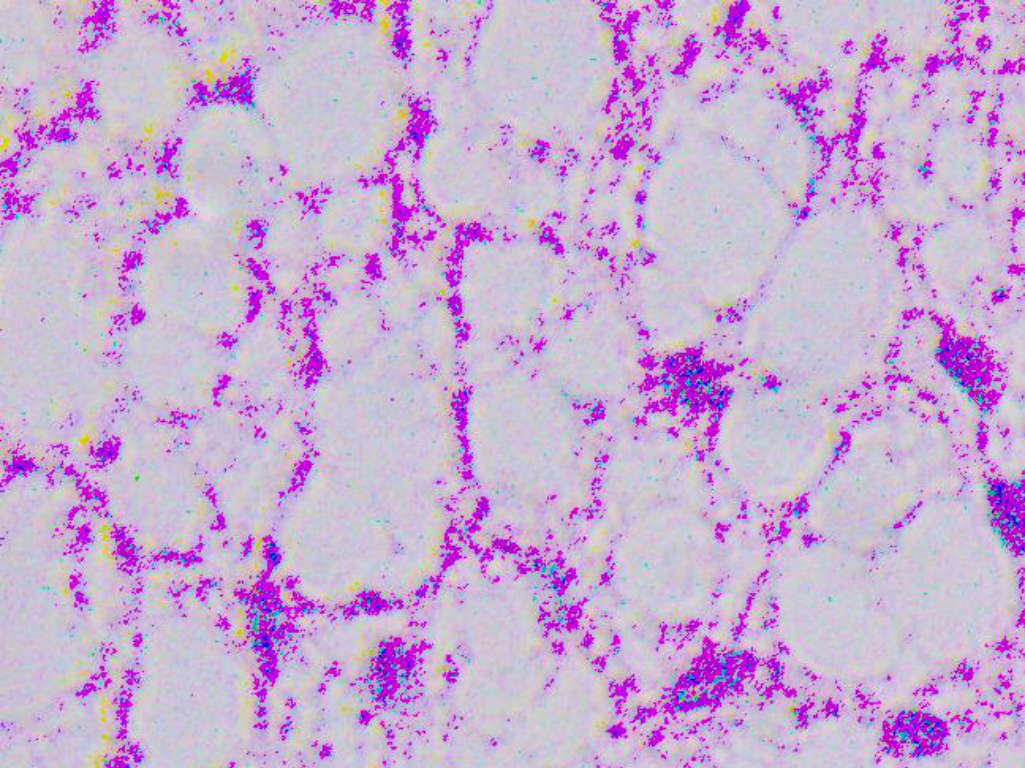
#> input picture img_crop_1_1.png, 1025 x 768 px
$ python -i model.py   (imports and definitions only)
#> lines starting #> are read from the running program, lines starting #| are printed output that depends on the picture; after the words box and inside, x2 and y2 are one past the last pixel; in counts of white or black regions, pixels touching at a corner belong together
from os.path import split

import cv2, os
import numpy as np
import matplotlib.pyplot as plt

class Model:
    def __init__(self):
        self.img_dimensions, self.img_count, self.img_ori = None, None, None
        self.x_point, self.y_point = [],[]
        self.path_img_save = "img_tmp"

    def morp_opr(self, path):
#> called with path = 'img_crop_1_1.png'
        img = cv2.imread(path)
#> img is the input picture: shape (768, 1025, 3); mean B, G, R 210.8, 172.7, 200.2
        self.img_dimensions, self.img_count, self.img_ori = img.copy(), img.copy(), img.copy()
        gray = cv2.cvtColor(img, cv2.COLOR_BGR2GRAY)
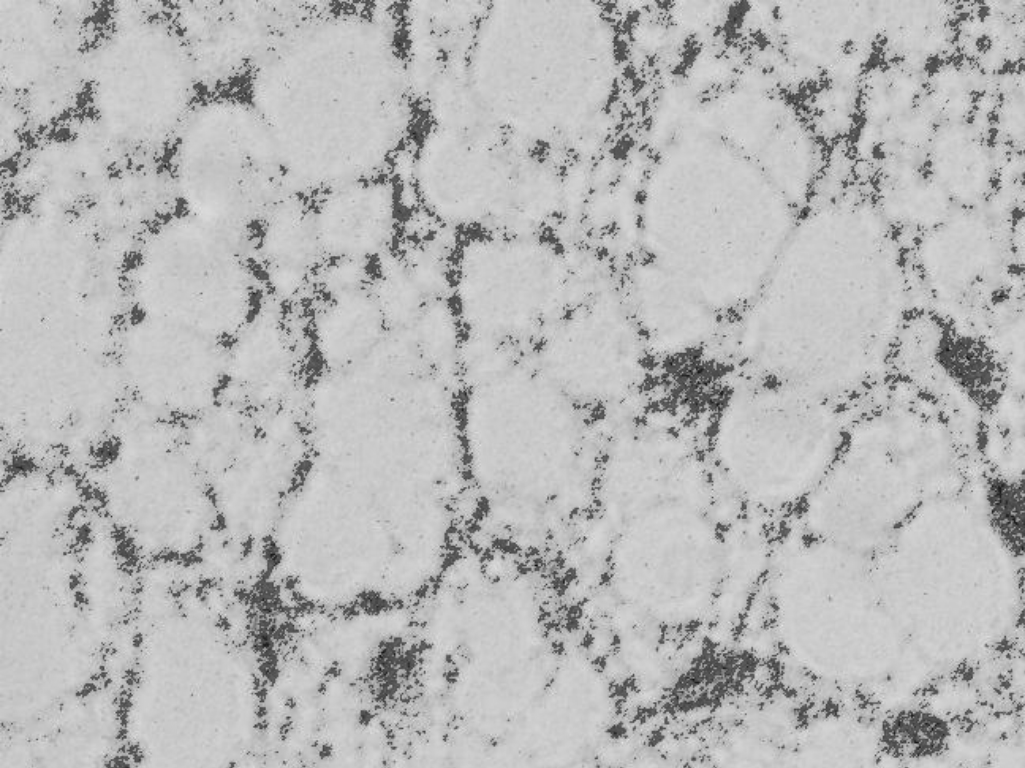
#> gray: shape (768, 1025); min 16, max 233, mean 185.2
        threshold = cv2.threshold(gray, 0, 255, cv2.THRESH_BINARY + cv2.THRESH_OTSU)[1]
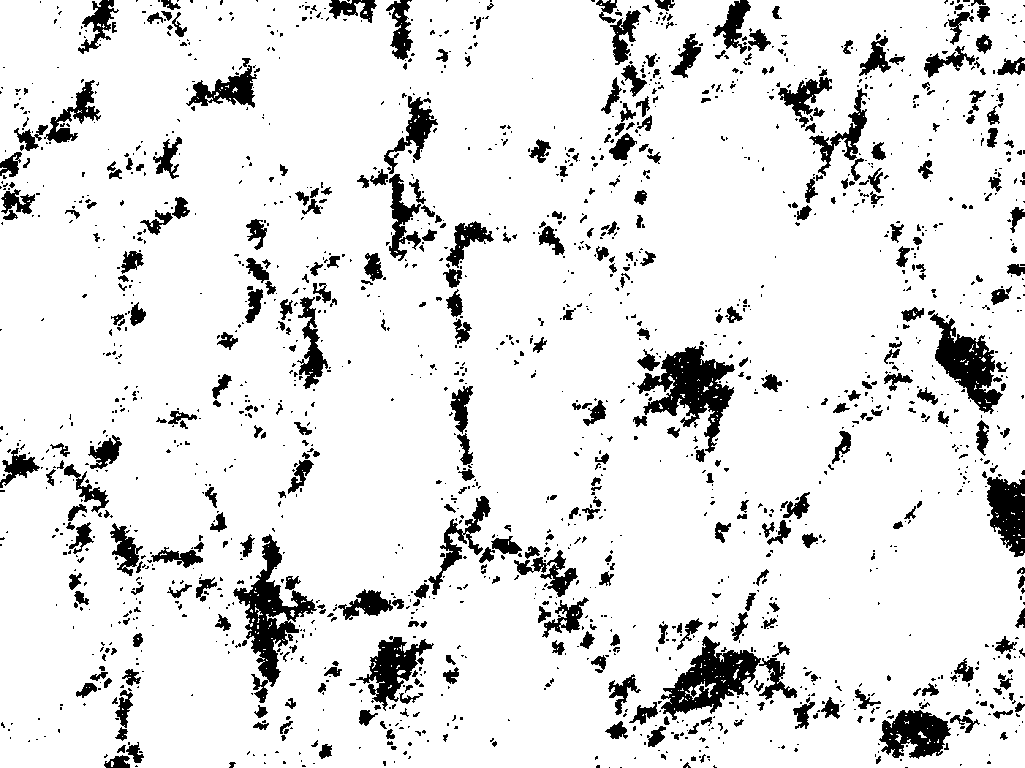
#> threshold: shape (768, 1025); 88.9% white; 1859 black regions (1425 under 20 px), largest, box (x1, y1, x2, y2) and area: (637, 346, 735, 453) 4280, (233, 534, 317, 703) 4062, (661, 636, 761, 720) 3618

        img_mop = cv2.morphologyEx(threshold, cv2.MORPH_OPEN, cv2.getStructuringElement(cv2.MORPH_ELLIPSE, (50, 50)))
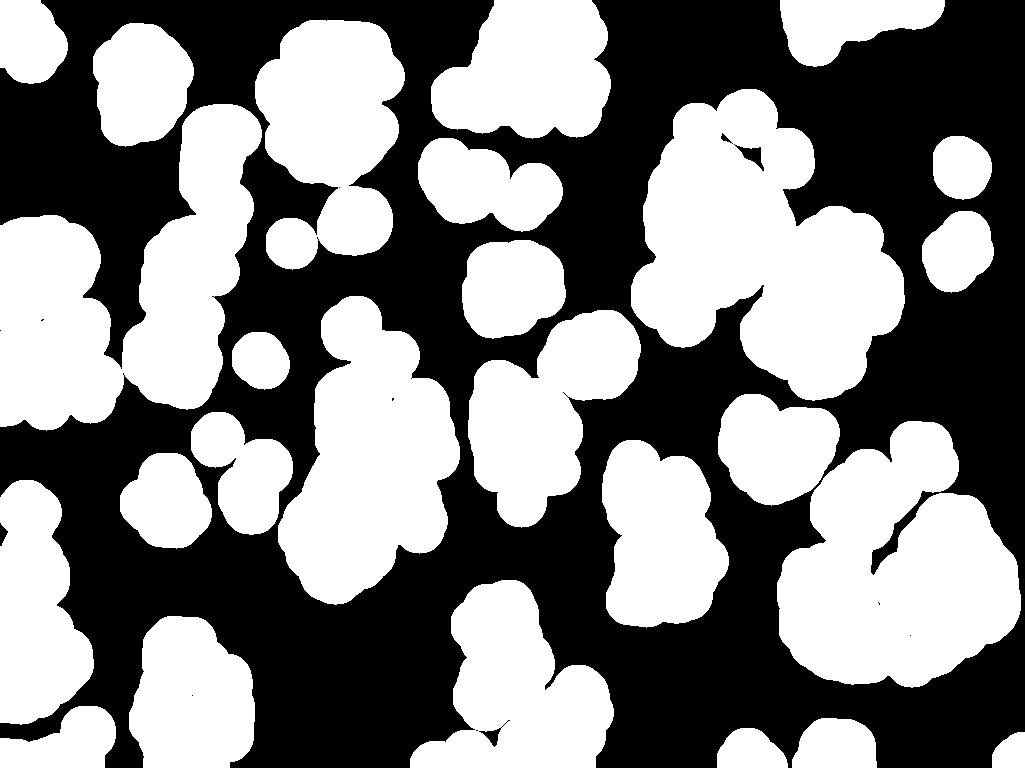
#> img_mop: shape (768, 1025); 50.7% white; 13 black regions (8 under 20 px), largest, box (x1, y1, x2, y2) and area: (0, 0, 1025, 768) 387358, (734, 144, 764, 171) 290, (479, 720, 510, 747) 178, (0, 523, 8, 546) 101, (721, 133, 733, 144) 45
        img_mop = cv2.morphologyEx(img_mop, cv2.MORPH_CLOSE, cv2.getStructuringElement(cv2.MORPH_ELLIPSE, (1, 1)))

        # switch objek detection
        img_morp = img_mop.copy()
        for i in range(0, img_morp.shape[0]):
            for j in range(0, img_morp.shape[1]):
                px = 255 if img_morp[i][j] == 0 else 0
                img_morp[i][j] = px

        # konvert ke BGR agar gambar morphologi memiliki channel(warna)
        img_morp = cv2.cvtColor(img_morp, cv2.COLOR_GRAY2BGR)

        return  img_morp

    # [115 lines left out: functions labelling, count_wide_cell, crop_img, checkDir, count_crop_img, graph, not called in this run]

>>> result = Model().morp_opr('img_crop_1_1.png')
